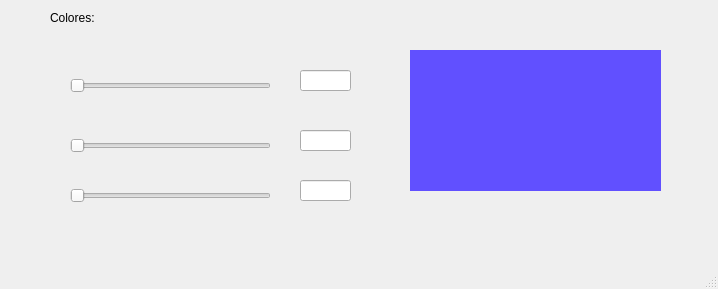
<?xml version="1.0" encoding="UTF-8"?>
<ui version="4.0">
 <class>MainWindow</class>
 <widget class="QMainWindow" name="MainWindow">
  <property name="geometry">
   <rect>
    <x>0</x>
    <y>0</y>
    <width>718</width>
    <height>289</height>
   </rect>
  </property>
  <property name="windowTitle">
   <string>MainWindow</string>
  </property>
  <widget class="QWidget" name="centralwidget">
   <widget class="QLabel" name="label_2">
    <property name="geometry">
     <rect>
      <x>50</x>
      <y>10</y>
      <width>58</width>
      <height>16</height>
     </rect>
    </property>
    <property name="text">
     <string>Colores:</string>
    </property>
   </widget>
   <widget class="QSlider" name="valorR">
    <property name="geometry">
     <rect>
      <x>70</x>
      <y>70</y>
      <width>201</width>
      <height>31</height>
     </rect>
    </property>
    <property name="orientation">
     <enum>Qt::Horizontal</enum>
    </property>
   </widget>
   <widget class="QSlider" name="valorG">
    <property name="geometry">
     <rect>
      <x>70</x>
      <y>130</y>
      <width>201</width>
      <height>31</height>
     </rect>
    </property>
    <property name="orientation">
     <enum>Qt::Horizontal</enum>
    </property>
   </widget>
   <widget class="QSlider" name="valorB">
    <property name="geometry">
     <rect>
      <x>70</x>
      <y>180</y>
      <width>201</width>
      <height>31</height>
     </rect>
    </property>
    <property name="orientation">
     <enum>Qt::Horizontal</enum>
    </property>
   </widget>
   <widget class="QLineEdit" name="txt_R">
    <property name="geometry">
     <rect>
      <x>300</x>
      <y>70</y>
      <width>51</width>
      <height>21</height>
     </rect>
    </property>
   </widget>
   <widget class="QLineEdit" name="txt_G">
    <property name="geometry">
     <rect>
      <x>300</x>
      <y>130</y>
      <width>51</width>
      <height>21</height>
     </rect>
    </property>
   </widget>
   <widget class="QLineEdit" name="txt_B">
    <property name="geometry">
     <rect>
      <x>300</x>
      <y>180</y>
      <width>51</width>
      <height>21</height>
     </rect>
    </property>
   </widget>
   <widget class="QLabel" name="color">
    <property name="geometry">
     <rect>
      <x>410</x>
      <y>50</y>
      <width>251</width>
      <height>141</height>
     </rect>
    </property>
    <property name="styleSheet">
     <string notr="true">background-color: rgb(97, 80, 255);</string>
    </property>
    <property name="text">
     <string>&lt;html&gt;&lt;head/&gt;&lt;body&gt;&lt;p&gt;&lt;br/&gt;&lt;/p&gt;&lt;/body&gt;&lt;/html&gt;</string>
    </property>
   </widget>
  </widget>
  <widget class="QMenuBar" name="menubar">
   <property name="geometry">
    <rect>
     <x>0</x>
     <y>0</y>
     <width>718</width>
     <height>24</height>
    </rect>
   </property>
  </widget>
  <widget class="QStatusBar" name="statusbar"/>
 </widget>
 <resources/>
 <connections/>
</ui>
